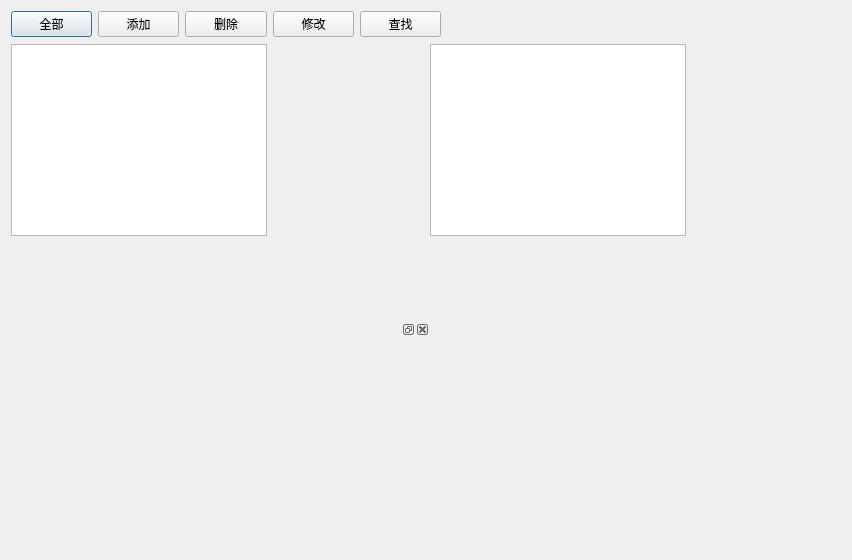
<?xml version="1.0" encoding="UTF-8"?>
<ui version="4.0">
 <class>LogMonitoringDialog</class>
 <widget class="QDialog" name="LogMonitoringDialog">
  <property name="geometry">
   <rect>
    <x>0</x>
    <y>0</y>
    <width>852</width>
    <height>560</height>
   </rect>
  </property>
  <property name="windowTitle">
   <string>Dialog</string>
  </property>
  <widget class="QListView" name="listView">
   <property name="geometry">
    <rect>
     <x>11</x>
     <y>44</y>
     <width>256</width>
     <height>192</height>
    </rect>
   </property>
  </widget>
  <widget class="QTableView" name="tableView">
   <property name="geometry">
    <rect>
     <x>430</x>
     <y>44</y>
     <width>256</width>
     <height>192</height>
    </rect>
   </property>
  </widget>
  <widget class="QStackedWidget" name="stackedWidget">
   <property name="geometry">
    <rect>
     <x>150</x>
     <y>390</y>
     <width>120</width>
     <height>80</height>
    </rect>
   </property>
   <property name="currentIndex">
    <number>0</number>
   </property>
   <widget class="QWidget" name="page"/>
   <widget class="QWidget" name="page_2"/>
  </widget>
  <widget class="QDockWidget" name="dockWidget">
   <property name="geometry">
    <rect>
     <x>310</x>
     <y>320</y>
     <width>120</width>
     <height>80</height>
    </rect>
   </property>
   <widget class="QWidget" name="dockWidgetContents"/>
  </widget>
  <widget class="QWidget" name="">
   <property name="geometry">
    <rect>
     <x>11</x>
     <y>11</y>
     <width>430</width>
     <height>26</height>
    </rect>
   </property>
   <layout class="QHBoxLayout" name="horizontalLayout">
    <item>
     <widget class="QPushButton" name="allPushButton">
      <property name="text">
       <string>全部</string>
      </property>
     </widget>
    </item>
    <item>
     <widget class="QPushButton" name="addPushButton">
      <property name="text">
       <string>添加</string>
      </property>
     </widget>
    </item>
    <item>
     <widget class="QPushButton" name="removePushButton">
      <property name="text">
       <string>删除</string>
      </property>
     </widget>
    </item>
    <item>
     <widget class="QPushButton" name="updatePushButton">
      <property name="text">
       <string>修改</string>
      </property>
     </widget>
    </item>
    <item>
     <widget class="QPushButton" name="findPushButton">
      <property name="text">
       <string>查找</string>
      </property>
     </widget>
    </item>
   </layout>
  </widget>
 </widget>
 <resources/>
 <connections/>
</ui>
